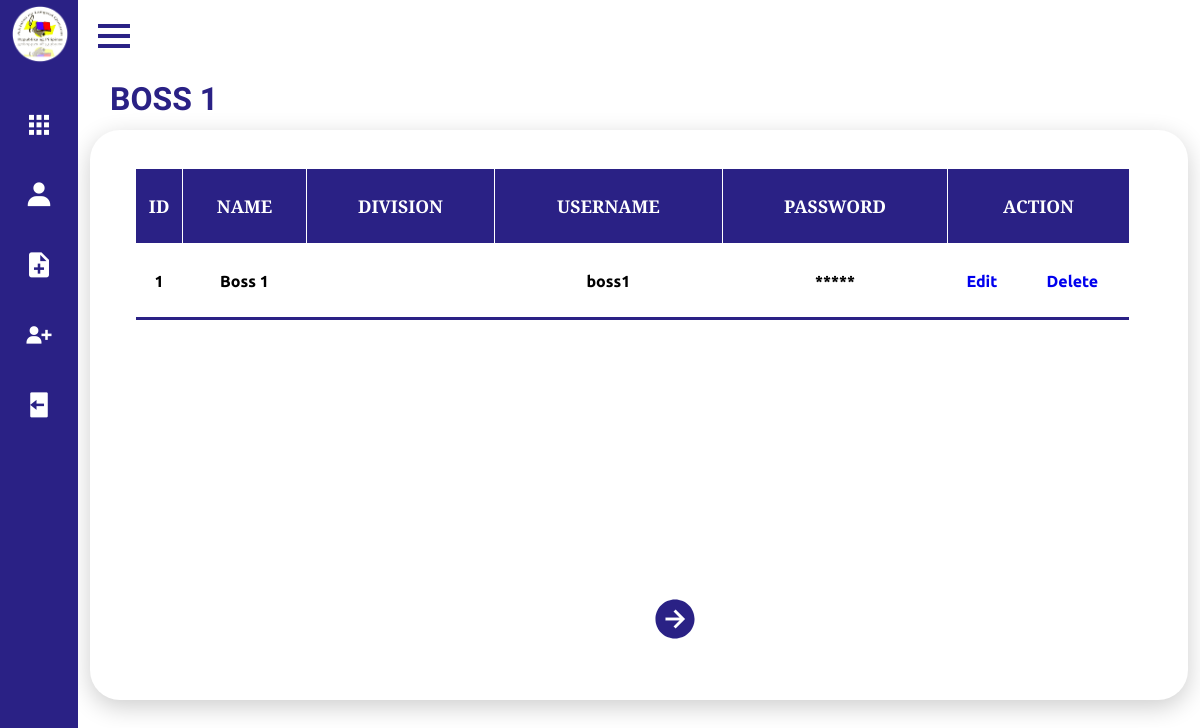
The page /Frontend/Dashboard/boss1accounts.php on the database as committed earlier.
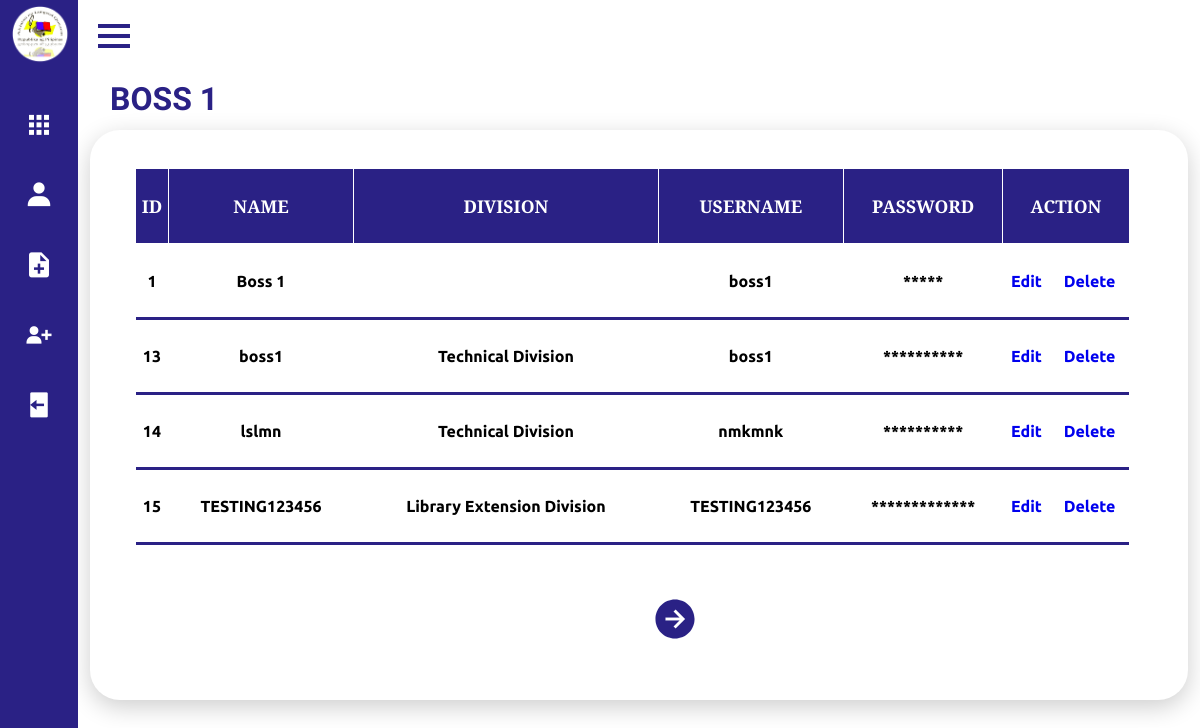
The same page on the database as committed later.
### tables this page shows
CREATE TABLE `boss1` (
  `id` int(11) NOT NULL,
  `name` varchar(255) NOT NULL,
  `division` varchar(255) NOT NULL,
  `section` varchar(255) NOT NULL,
  `username` varchar(255) NOT NULL,
  `password` varchar(255) NOT NULL
);

### Frontend/Dashboard/boss1accounts.php (the view, shortened to what this page needs)
<?php
$server = "localhost";
$username = "root";
$password = "";
$db = "qcpl";
$conn = new mysqli($server, $username, $password, $db);
?>
<!DOCTYPE html>
<html lang="en">
<head>
    <link rel="stylesheet" href="style.css">
    <link href='https://unpkg.com/boxicons@2.0.7/css/boxicons.min.css' rel='stylesheet'>
</head>
<body>
     <div class="sidebar close">
        <div class="logo-details">
            <span class="img">
                <img src="imgs/logo.png" >
            </span>
        </div>
        <ul class="nav-links">
          <li>
            <div class="iocn-link">
              <a href="dash.php">
                <i class='bx bxs-grid'></i>
              </a>
            </div>
          </li>
          <li>
            <div class="iocn-link">
              <a href="user.php">
                <i class='bx bxs-user' ></i>
              </a>
            </div>
          </li>
          <li>
            <a href="doc.html">
              <i class='bx bxs-file-plus' ></i>
            </a>
          </li>
          <li>
            <a href="adduser.html">
              <i class='bx bxs-user-plus' ></i>
            </a>
          </li>
          <li>
            <a href="/qcpl/Backend/logout.php">
              <i class='bx bxs-log-out' ></i>
            </a>
          </li>
      </ul>
      </div>
    <section class="home-section">
        <div class="home-content">
            <i class='bx bx-menu' ></i>
        </div>
            <div class="details">
                <div class="upload">
                    <div class="cardHeader">
                        <h2>BOSS 1</h2>
                        <div class ="accts_boss1">
                        <?php
                            $rowsPerPage = 4;
                            $page = isset($_GET['page']) ? intval($_GET['page']) : 1;
                            $offset = ($page - 1) * $rowsPerPage;
                            $sql = "SELECT id, name, division, username, password FROM boss1 LIMIT ? OFFSET ?";
                            $stmt = $conn->prepare($sql);
                            $stmt->bind_param("ii", $rowsPerPage, $offset);
                            $stmt->execute();
                            $result = $stmt->get_result();
                            if ($result->num_rows > 0) {
                                echo "<table aria-describedby='boss1-table'>";
                                echo "<tr><th>ID</th><th>Name</th><th>Division</th><th>Username</th><th>Password</th><th colspan='2'>Action</th></tr>";
                                echo "<tbody>";
                                while ($row = $result->fetch_assoc()) {
                                    echo "<tr>";
                                    echo "<td><center>" . htmlspecialchars($row["id"]) . "</td>";
                                    echo "<td><center>" . htmlspecialchars($row["name"]) . "</td>";
                                    echo "<td><center>" . htmlspecialchars($row["division"]) . "</td>";
                                    echo "<td><center>" . htmlspecialchars($row["username"]) . "</td>";
                                    echo "<td><center>" . str_repeat("*", strlen($row["password"])) . "</td>";
                                    echo "<td id='boss1_edit'><center><a href='/qcpl/Backend/updateboss1account.php?id=" . htmlspecialchars($row["id"]) . "'>Edit</a></td>";
                                    echo "<td id='boss1_delete'><center><a href='#' onclick='confirmDeleteBoss1(" . htmlspecialchars($row["id"]) . ")'>Delete</a></td>";
                                    echo "</tr>";
                                }
                                echo "</tbody>";
                                echo "</table>";
                                $nextPage = $page + 1;
                                echo "<a href='?page=$nextPage' id='next' > <ion-icon name='arrow-forward-circle-sharp'></ion-icon></a>";
                            } else {
                                echo "No Boss 1 Account found!";
                            }
                            ?>
                        </div>
                    </div>
                </div>
            </div>
        </section>
</body>
</html>

Rows that differ between the two databases and show on the page:
added boss1: id "13", name "boss1", division "Technical Division", username "boss1", password "**********"
added boss1: id "14", name "lslmn", division "Technical Division", username "nmkmnk", password "**********"
added boss1: id "15", name "TESTING123456", division "Library Extension Division", username "TESTING123456", password "*************"
